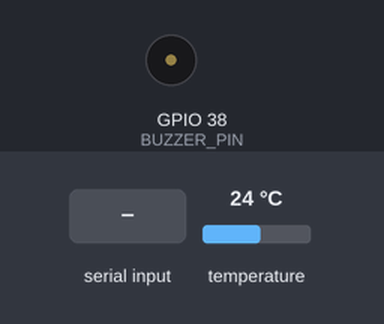
Recording of a sketch running on a simulated ESP32-S3. Parts: buzzer (waves = sounding). The inputs (shaded band) are chosen by the test bench; at power-on: temperature 24 °C. The local clock reads 2024-03-15 10:24:30 at power-on unless the sketch sets it; what the sketch prints to the serial monitor is not drawn.

Above: at 1.8 s.
1.9 s: "SET\n" received over Serial
5.4 s: "90,45,200\n" received over Serial
Timing chart, 0 to 14.9 s (numbered marks = the images above; inputs shaded):
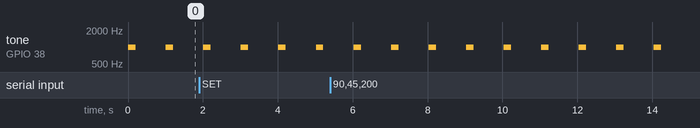

The sketch:

Tes_RTC_Buzzer_CKB.ino
```cpp
#include <Wire.h>
#include <RTClib.h>

RTC_DS3231 rtc;

// Pin I2C ESP32-S3
#define SDA_PIN 8
#define SCL_PIN 9

// Pin buzzer pasif
#define BUZZER_PIN 38

void setup() {
  Serial.begin(115200);
  while (!Serial) delay(10);

  Wire.begin(SDA_PIN, SCL_PIN);
  pinMode(BUZZER_PIN, OUTPUT);
  digitalWrite(BUZZER_PIN, LOW);

  Serial.println("\n=== RTC DS3231 + Buzzer per Detik (ESP32-S3) ===");

  if (!rtc.begin()) {
    Serial.println("ERROR: RTC DS3231 tidak terdeteksi!");
    while (1) delay(1000);
  }

  if (rtc.lostPower()) {
    Serial.println("RTC kehilangan daya — set waktu dari waktu kompilasi...");
    rtc.adjust(DateTime(F(__DATE__), F(__TIME__)));
  }

  Serial.println("Perintah:");
  Serial.println("SET YYYY-MM-DD HH:MM:SS  → untuk set waktu manual");
  Serial.println("Contoh: SET 2025-10-16 15:45:00\n");
}

void loop() {
  // Cek input serial
  if (Serial.available()) {
    String cmd = Serial.readStringUntil('\n');
    cmd.trim();
    handleCommand(cmd);
  }

  DateTime now = rtc.now();

  // Tampilkan waktu dan suhu
  Serial.printf("%04d-%02d-%02d %02d:%02d:%02d | Suhu: %.2f °C\n",
                now.year(), now.month(), now.day(),
                now.hour(), now.minute(), now.second(),
                rtc.getTemperature());

  // Nyalakan buzzer tiap detik selama 200ms
  tone(BUZZER_PIN, 1000); // bunyi 1kHz
  delay(200);
  noTone(BUZZER_PIN);

  // Tunggu sisa waktu detik
  delay(800);
}

// === FUNGSI UNTUK MEMPROSES PERINTAH SERIAL ===
void handleCommand(String input) {
  if (input.startsWith("SET")) {
    input.replace("SET", "");
    input.trim();

    if (input.length() < 19) {
      Serial.println("Format salah! Gunakan: SET YYYY-MM-DD HH:MM:SS");
      return;
    }

    int year  = input.substring(0, 4).toInt();
    int month = input.substring(5, 7).toInt();
    int day   = input.substring(8, 10).toInt();
    int hour  = input.substring(11, 13).toInt();
    int min   = input.substring(14, 16).toInt();
    int sec   = input.substring(17, 19).toInt();

    rtc.adjust(DateTime(year, month, day, hour, min, sec));

    Serial.printf("RTC berhasil diatur ke: %04d-%02d-%02d %02d:%02d:%02d\n",
                  year, month, day, hour, min, sec);

    // Bunyi konfirmasi singkat
    tone(BUZZER_PIN, 1500);
    delay(300);
    noTone(BUZZER_PIN);
  }
  else {
    Serial.println("Perintah tidak dikenal. Gunakan: SET YYYY-MM-DD HH:MM:SS");
  }
}
```

Measured:
- by itself, tone on GPIO 38 (BUZZER_PIN): alternates 1000 Hz for 0.20 s and silent for 0.80 s
